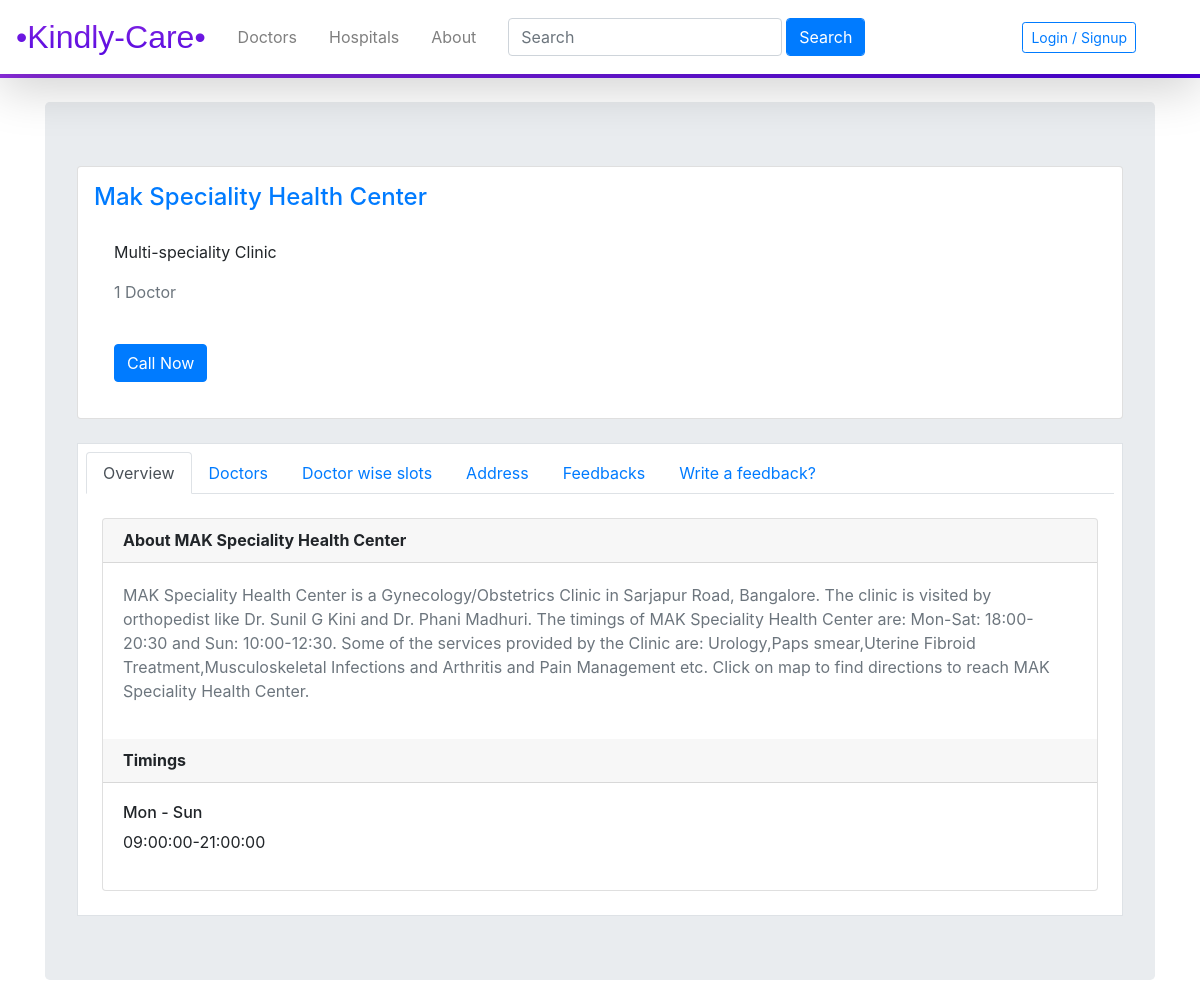
Page /hosp1 on the earlier database version.
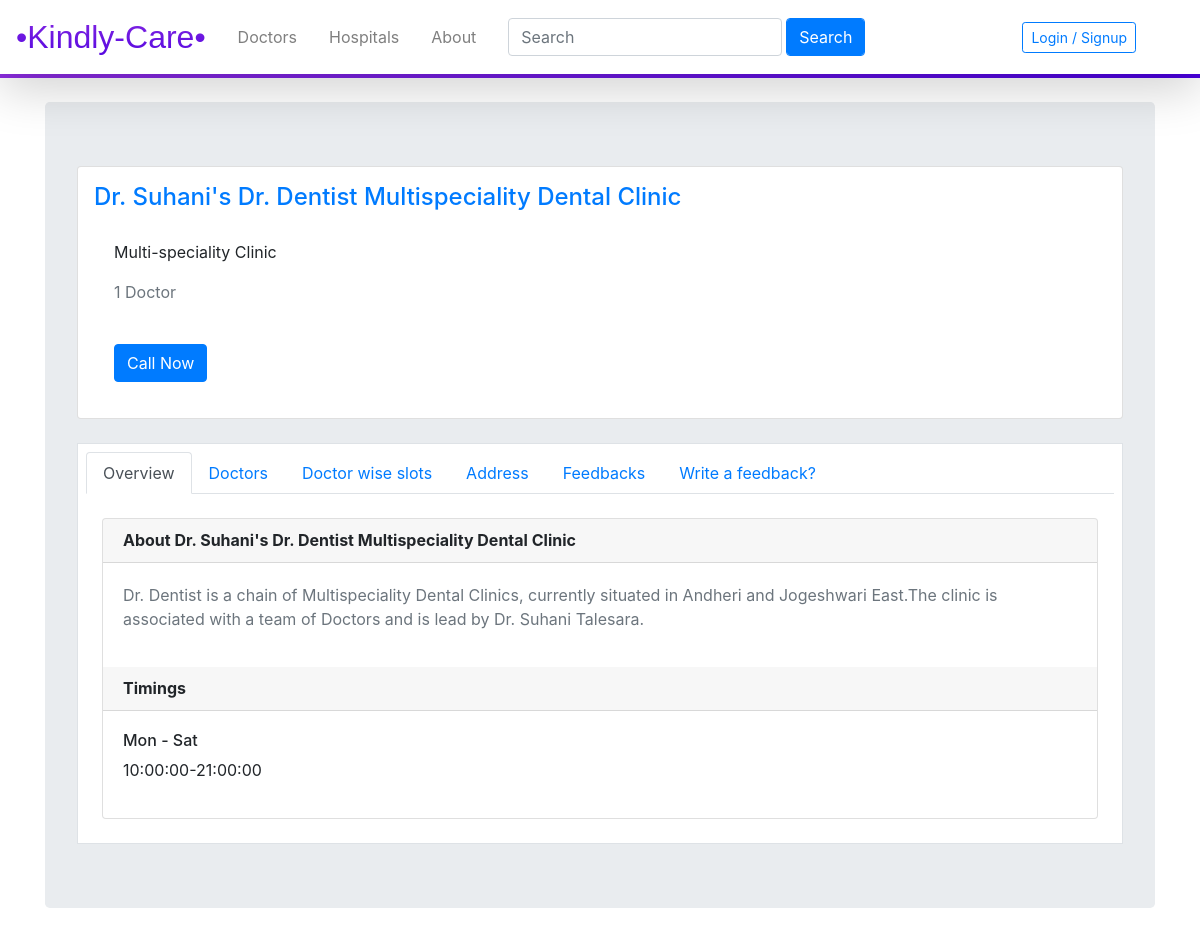
Same page on the later database version.
### kindlycare/models.py (models this page shows, shortened)
class Hospitals(db.Model):
    __tablename__ = 'hospital'
    id = db.Column(db.Integer,primary_key=True)
    name = db.Column(db.String(100),nullable=False)
    speciality = db.Column(db.String(50),nullable=False)
    description = db.Column(db.Text,nullable=False)
    contact_no = db. Column(db.Integer,nullable=False)
    address = db.Column(db.Text,nullable=False)
    start_time = db.Column(db.Time,nullable=False)
    end_time = db.Column(db.Time,nullable=False)
    days = db.Column(db.PickleType,nullable=False)
    doctors_name = db.relationship('Doctors',secondary=relate, backref = db.backref('hospital', lazy = True))
    feedbacks = db.relationship('Feedback',backref='hospital')

### kindlycare/hospitals/views.py (the view)
@hospitals.route('/hosp<int:hosp_id>',methods=['GET','POST'])
def hosp(hosp_id):
    hosp = Hospitals.query.get_or_404(hosp_id)
    feed = Feedback.query.filter_by(hosp_id=hosp_id).all()
    form = FeedBackForm()
    slots = Slots.query.filter_by(hospital_name=hosp.name).all()
    if form.validate_on_submit():
        feedback = Feedback(user_name=form.user_name.data,content=form.content.data,rating=form.rating.data,hosp_id=hosp_id)
        db.session.add(feedback)
        db.session.commit()
        flash('Thank you for your feedback!','success')
        return redirect(url_for('hospitals.hosp',hosp_id=hosp_id))
    return render_template('hospital.html',hosp=hosp,form=form,feed=feed,slots=slots)

### kindlycare/hospitals/forms.py
class FeedBackForm(FlaskForm):
    user_name = StringField('Your name',validators=[DataRequired()])
    content = TextAreaField('Your feedback',validators=[DataRequired()])
    rating = SelectField('Your rating',validators=[DataRequired()],choices=[('1','1'),('2','2'),('3','3'),('4','4'),('5','5')])
    submit = SubmitField('Submit')

### kindlycare/templates/hospital.html (shortened to what this page needs)
{% extends 'base.html' %}
{% block content %}
<br>
<div class="jumbotron">
    <div class="card container bg-white p-3">
        <h4 class="text-primary">{{hosp.name | title }}</h4>
        <div class="card-body">
            <p class="card-text">{{ hosp.speciality }}</p>
            <p class="card-text text-muted">{{ hosp.doctor | length }} {% if hosp.doctor | length ==1 %}Doctor{% else %}Doctors{% endif %}</p>
        </div>
        <div class="card-body">
            <a href="#" id="call" class="btn btn-primary">Call Now</a>
        </div>
    </div>
    <br>
    <div class=" border container bg-white p-2">
        <nav>
            <div class="nav nav-tabs" id="nav-tab" role="tablist">
              <a class="nav-item nav-link active" id="nav-overview-tab" data-toggle="tab" href="#nav-overview" role="tab" aria-controls="nav-overview" aria-selected="true">Overview</a>
              <a class="nav-item nav-link" id="nav-doctors-tab" data-toggle="tab" href="#nav-docs" role="tab" aria-controls="nav-doctors" aria-selected="false">Doctors</a>
              <a class="nav-item nav-link" id="nav-slots-tab" data-toggle="tab" href="#nav-slots" role="tab" aria-controls="nav-slots" aria-selected="false">Doctor wise slots</a>
              <a class="nav-item nav-link" id="nav-add-tab" data-toggle="tab" href="#nav-add" role="tab" aria-controls="nav-add" aria-selected="false">Address</a>
              <a class="nav-item nav-link" id="nav-feedbacks-tab" data-toggle="tab" href="#nav-feeds" role="tab" aria-controls="nav-feedbacks" aria-selected="false">Feedbacks</a>
              <a class="nav-item nav-link" id="nav-feed-tab" data-toggle="tab" href="#nav-feed" role="tab" aria-controls="nav-feed" aria-selected="false">Write a feedback?</a>
            </div>
        </nav>
        <div class="tab-content p-3" id="nav-tabContent">
            <div class="tab-pane fade show active" id="nav-overview" role="tabpanel" aria-labelledby="nav-overview-tab">
                <div class="card">
                    <h6 class="card-header"><b>About {{hosp.name}}</b></h6>
                    <div class="card-body">
                        <p class="text-muted">{{hosp.description}}</p>
                    </div>
                    <h6 class="card-header"><b>Timings</b></h6>
                    <div class="card-body">
                        <h6>{{ hosp.days[0] | title }} - {{ hosp.days[hosp.days| length -1] |title}}</h6>
                        <p>{{hosp.start_time }}-{{hosp.end_time }}</p>
                    </div>
                </div>
            </div>
          </div>
    </div>
</div>
{% endblock %}

Differences in the rows shown:
changed Hospitals "Multi-speciality Clinic": name "Mak Speciality Health Center" → "Dr. Suhani's Dr. Dentist Multispeciality Dental Clinic"; name "MAK Speciality Health Center" → "Dr. Suhani's Dr. Dentist Multispeciality Dental Clinic"; description "MAK Speciality Health Center is a Gynecology/Obstetrics Clinic in Sarjapur Road, Bangalore. The clinic is visited by orthopedist like Dr. Sunil G Kini and Dr. Phani Madhuri. The timings of MAK Speciality Health Center are: Mon-Sat: 18:00-20:30 and Sun: 10:00-12:30. Some of the services provided by the Clinic are: Urology,Paps smear,Uterine Fibroid Treatment,Musculoskeletal Infections and Arthritis and Pain Management etc. Click on map to find directions to reach MAK Speciality Health Center." → "Dr. Dentist is a chain of Multispeciality Dental Clinics, currently situated in Andheri and Jogeshwari East.The clinic is associated with a team of Doctors and is lead by Dr. Suhani Talesara."; start_time "09:00:00" → "10:00:00"
Other differences:
{{ hosp.days[hosp.days| length -1] |title }}: "Sun" → "Sat"
